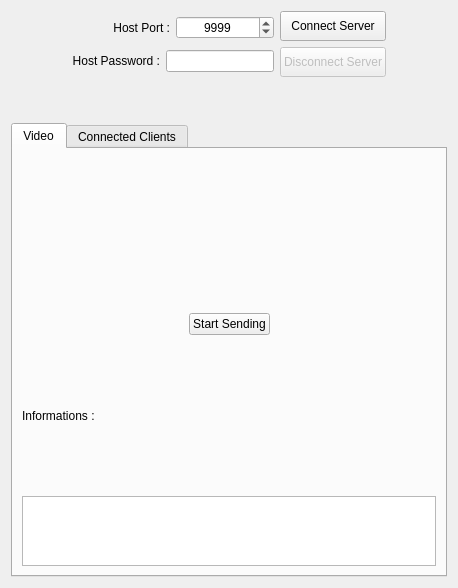
<?xml version="1.0" encoding="UTF-8"?>
<ui version="4.0">
 <class>Server_Window</class>
 <widget class="QWidget" name="Server_Window">
  <property name="geometry">
   <rect>
    <x>0</x>
    <y>0</y>
    <width>458</width>
    <height>588</height>
   </rect>
  </property>
  <property name="windowTitle">
   <string>Server</string>
  </property>
  <layout class="QVBoxLayout" name="verticalLayout_3">
   <item>
    <layout class="QHBoxLayout" name="horizontalLayout_3">
     <item>
      <spacer name="horizontalSpacer_2">
       <property name="orientation">
        <enum>Qt::Horizontal</enum>
       </property>
       <property name="sizeHint" stdset="0">
        <size>
         <width>40</width>
         <height>20</height>
        </size>
       </property>
      </spacer>
     </item>
     <item>
      <layout class="QVBoxLayout" name="verticalLayout">
       <item>
        <layout class="QHBoxLayout" name="horizontalLayout">
         <item>
          <widget class="QLabel" name="port_label">
           <property name="text">
            <string>Host Port :</string>
           </property>
           <property name="alignment">
            <set>Qt::AlignRight|Qt::AlignTrailing|Qt::AlignVCenter</set>
           </property>
          </widget>
         </item>
         <item>
          <widget class="QSpinBox" name="spin_port">
           <property name="alignment">
            <set>Qt::AlignCenter</set>
           </property>
           <property name="maximum">
            <number>99999</number>
           </property>
           <property name="value">
            <number>9999</number>
           </property>
          </widget>
         </item>
        </layout>
       </item>
       <item>
        <layout class="QHBoxLayout" name="horizontalLayout_2">
         <item>
          <widget class="QLabel" name="pass_label">
           <property name="text">
            <string>Host Password :</string>
           </property>
           <property name="alignment">
            <set>Qt::AlignRight|Qt::AlignTrailing|Qt::AlignVCenter</set>
           </property>
          </widget>
         </item>
         <item>
          <widget class="QLineEdit" name="Edit_pass">
           <property name="echoMode">
            <enum>QLineEdit::PasswordEchoOnEdit</enum>
           </property>
          </widget>
         </item>
        </layout>
       </item>
       <item>
        <spacer name="verticalSpacer">
         <property name="orientation">
          <enum>Qt::Vertical</enum>
         </property>
         <property name="sizeType">
          <enum>QSizePolicy::Minimum</enum>
         </property>
         <property name="sizeHint" stdset="0">
          <size>
           <width>20</width>
           <height>40</height>
          </size>
         </property>
        </spacer>
       </item>
      </layout>
     </item>
     <item>
      <layout class="QVBoxLayout" name="verticalLayout_2">
       <item>
        <widget class="QPushButton" name="Button_connect">
         <property name="minimumSize">
          <size>
           <width>50</width>
           <height>30</height>
          </size>
         </property>
         <property name="cursor">
          <cursorShape>PointingHandCursor</cursorShape>
         </property>
         <property name="text">
          <string>Connect Server</string>
         </property>
        </widget>
       </item>
       <item>
        <widget class="QPushButton" name="Button_disconnect">
         <property name="enabled">
          <bool>false</bool>
         </property>
         <property name="minimumSize">
          <size>
           <width>50</width>
           <height>30</height>
          </size>
         </property>
         <property name="cursor">
          <cursorShape>PointingHandCursor</cursorShape>
         </property>
         <property name="text">
          <string>Disconnect Server</string>
         </property>
        </widget>
       </item>
       <item>
        <spacer name="verticalSpacer_3">
         <property name="orientation">
          <enum>Qt::Vertical</enum>
         </property>
         <property name="sizeType">
          <enum>QSizePolicy::Minimum</enum>
         </property>
         <property name="sizeHint" stdset="0">
          <size>
           <width>20</width>
           <height>40</height>
          </size>
         </property>
        </spacer>
       </item>
      </layout>
     </item>
     <item>
      <spacer name="horizontalSpacer">
       <property name="orientation">
        <enum>Qt::Horizontal</enum>
       </property>
       <property name="sizeHint" stdset="0">
        <size>
         <width>40</width>
         <height>20</height>
        </size>
       </property>
      </spacer>
     </item>
    </layout>
   </item>
   <item>
    <widget class="QTabWidget" name="tabWidget">
     <property name="cursor">
      <cursorShape>ArrowCursor</cursorShape>
     </property>
     <property name="currentIndex">
      <number>0</number>
     </property>
     <widget class="QWidget" name="tab">
      <attribute name="title">
       <string>Video</string>
      </attribute>
      <layout class="QVBoxLayout" name="verticalLayout_4">
       <item>
        <widget class="CamViewer" name="camViewer" native="true">
         <property name="minimumSize">
          <size>
           <width>100</width>
           <height>100</height>
          </size>
         </property>
        </widget>
       </item>
       <item>
        <layout class="QHBoxLayout" name="horizontalLayout_4">
         <item>
          <spacer name="horizontalSpacer_4">
           <property name="orientation">
            <enum>Qt::Horizontal</enum>
           </property>
           <property name="sizeHint" stdset="0">
            <size>
             <width>40</width>
             <height>20</height>
            </size>
           </property>
          </spacer>
         </item>
         <item>
          <widget class="QPushButton" name="Button_Start">
           <property name="cursor">
            <cursorShape>PointingHandCursor</cursorShape>
           </property>
           <property name="text">
            <string>Start Sending</string>
           </property>
          </widget>
         </item>
         <item>
          <spacer name="horizontalSpacer_3">
           <property name="orientation">
            <enum>Qt::Horizontal</enum>
           </property>
           <property name="sizeHint" stdset="0">
            <size>
             <width>40</width>
             <height>20</height>
            </size>
           </property>
          </spacer>
         </item>
        </layout>
       </item>
       <item>
        <layout class="QHBoxLayout" name="horizontalLayout_5">
         <item>
          <widget class="QLabel" name="label_2">
           <property name="text">
            <string>Informations :</string>
           </property>
          </widget>
         </item>
         <item>
          <spacer name="horizontalSpacer_5">
           <property name="orientation">
            <enum>Qt::Horizontal</enum>
           </property>
           <property name="sizeHint" stdset="0">
            <size>
             <width>40</width>
             <height>20</height>
            </size>
           </property>
          </spacer>
         </item>
        </layout>
       </item>
       <item>
        <widget class="QTextEdit" name="label">
         <property name="sizePolicy">
          <sizepolicy hsizetype="Expanding" vsizetype="Minimum">
           <horstretch>0</horstretch>
           <verstretch>0</verstretch>
          </sizepolicy>
         </property>
         <property name="maximumSize">
          <size>
           <width>16777215</width>
           <height>70</height>
          </size>
         </property>
         <property name="readOnly">
          <bool>true</bool>
         </property>
        </widget>
       </item>
      </layout>
     </widget>
     <widget class="QWidget" name="tab_2">
      <attribute name="title">
       <string>Connected Clients</string>
      </attribute>
      <layout class="QVBoxLayout" name="verticalLayout_5">
       <item>
        <layout class="QVBoxLayout" name="tab_2_layout"/>
       </item>
       <item>
        <spacer name="verticalSpacer_5">
         <property name="orientation">
          <enum>Qt::Vertical</enum>
         </property>
         <property name="sizeHint" stdset="0">
          <size>
           <width>20</width>
           <height>318</height>
          </size>
         </property>
        </spacer>
       </item>
      </layout>
     </widget>
    </widget>
   </item>
  </layout>
 </widget>
 <customwidgets>
  <customwidget>
   <class>CamViewer</class>
   <extends>QWidget</extends>
   <header>camviewer.h</header>
  </customwidget>
 </customwidgets>
 <resources/>
 <connections/>
</ui>
